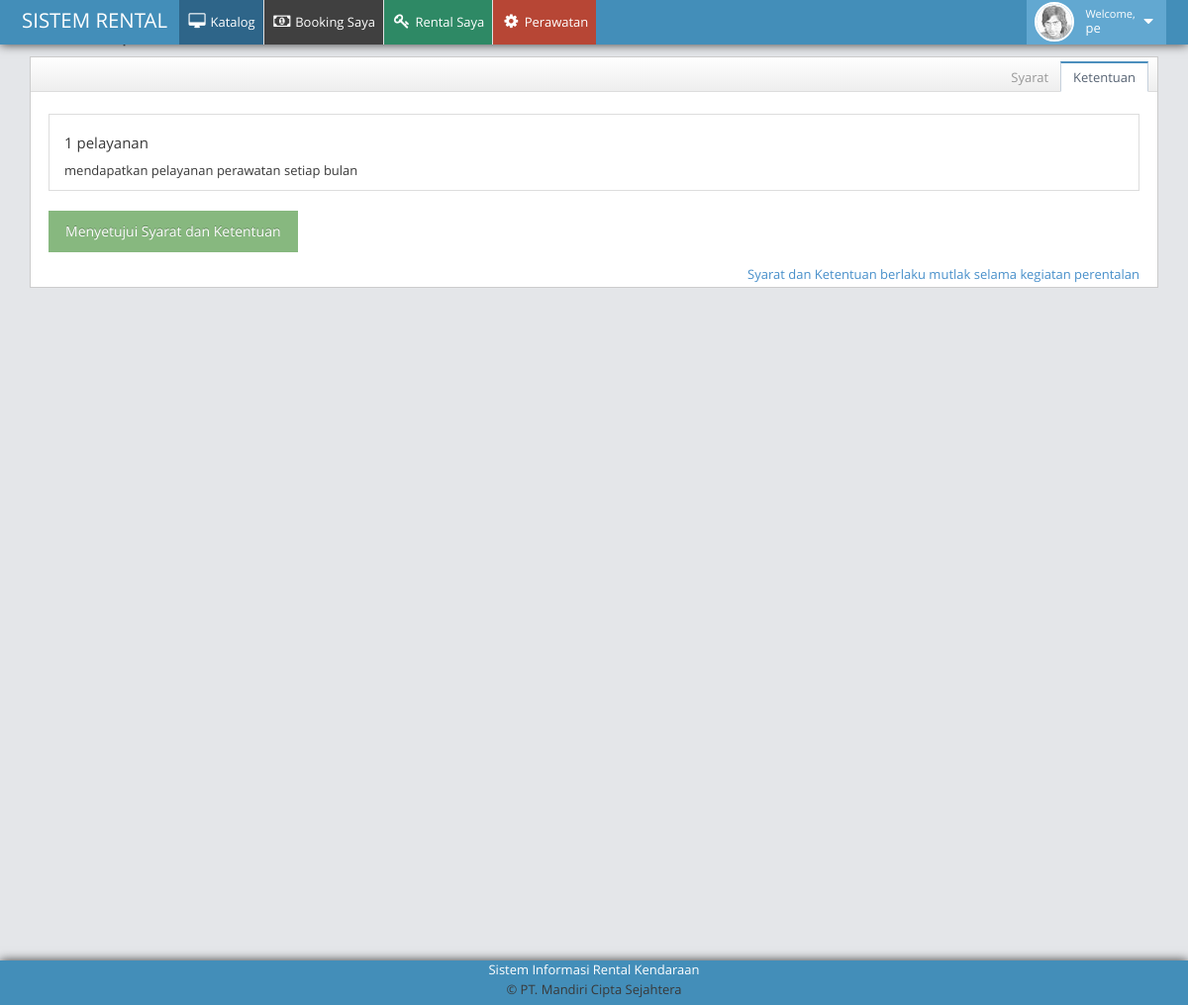
The app's page /?user=newrental (signed in) with its own data.
### tables this page shows
CREATE TABLE `pengguna` (
  `username` varchar(100) NOT NULL,
  `password` varchar(100) DEFAULT NULL,
  `hak_akses` enum('administrator','manager','pelanggan') DEFAULT NULL,
  `foto` varchar(255) DEFAULT NULL,
  `created_at` timestamp NOT NULL DEFAULT CURRENT_TIMESTAMP,
  `updated_at` timestamp NOT NULL DEFAULT CURRENT_TIMESTAMP ON UPDATE CURRENT_TIMESTAMP
);

CREATE TABLE `ketentuan` (
  `no_ketentuan` int(100) NOT NULL,
  `nama_ketentuan` varchar(100) DEFAULT NULL,
  `jenis_ketentuan` enum('perentalan','perpanjangan') DEFAULT NULL,
  `rincian_ketentuan` varchar(255) DEFAULT NULL,
  `created_at` timestamp NOT NULL DEFAULT CURRENT_TIMESTAMP,
  `updated_at` timestamp NOT NULL DEFAULT CURRENT_TIMESTAMP ON UPDATE CURRENT_TIMESTAMP
);

### config/conn.php (called while the page is built, shortened)
<?php
$Pengguna = 'select * from pengguna ';
$Ketentuan = 'select * from ketentuan ';
?>

### config/user.php (called while the page is built)
<?php
  include 'conn.php';
  $user = $_SESSION['SES_rentalkendaraan'];
  $sql = $Pengguna."where username = '$user' " ;
  $query = mysqli_query($conn,$sql);
  $r = mysqli_fetch_array($query);
  $hak_akses = $r['hak_akses'];
  $username = $r['username'];
 ?>

### pages/pelanggan/newrental.php (the view, shortened to what this page needs)
<div class="container">
	<div class="row">
		<div class="col-sm-12 widget-container-col ui-sortable" id="widget-container-col-10">
			<div class="widget-box ui-sortable-handle" id="widget-box-10">
				<div class="widget-header widget-header-small">
					<div class="widget-toolbar no-border">
						<ul class="nav nav-tabs" id="myTab">
							<li class="">
								<a data-toggle="tab" href="#home" aria-expanded="false">Syarat</a>
							</li>
							<li class="active">
								<a data-toggle="tab" href="#profile" aria-expanded="true">Ketentuan</a>
							</li>
						</ul>
					</div>
				</div>
				<div class="widget-body">
					<div class="widget-main padding-6">
						<div class="tab-content">
							<div id="profile" class="tab-pane active">
								<?php
									$sql = $Ketentuan." where jenis_ketentuan = 'perentalan' order by no_ketentuan";
									$execute = mysqli_query($conn,$sql);
									$i=1;
								?>
								<?php if ($execute): ?>
									<?php foreach ($execute as $r ): ?>
										<ul class="list-group">
											<li class="list-group-item">
												<h5>
													<?= $i++ ?>
													<?= $r['nama_ketentuan']?>
												</h5>
												<?= $r['rincian_ketentuan']?>
											</li>
										</ul>
									<?php endforeach; ?>
								<?php endif; ?>
							</div>
							<form class="" action="?user=newrentaltrue" method="post">
								<button type="submit" name="all" class="btn btn-success">
									Menyetujui Syarat dan Ketentuan
								</button>
							</form>
							<span class="blue pull-right">
								Syarat dan Ketentuan  berlaku mutlak selama kegiatan perentalan
							</span>
						</div>
					</div>
				</div>
			</div>
		</div>
	</div>
</div>

### pages/navbar.php (shortened to what this page needs)
<?php if (isset($_SESSION['SES_rentalkendaraan'])): ?>
<div id="navbar" class="navbar navbar-fixed-top ace-save-state box-shadow">
    <div class="navbar-container ace-save-state" id="navbar-container">
        <div class="navbar-header pull-left">
            <a href="index.html" class="navbar-brand">
                <small>
                  SISTEM RENTAL
               </small>
            </a>
        </div>
        <div class="collapse navbar-collapse" id="myNavbar">
          <?php include 'config/user.php'; ?>
          <ul class="nav ace-nav pull-right">
              <li class="light-blue dropdown-modal">
                  <a data-toggle="dropdown" href="#" class="dropdown-toggle">
                      <img class="nav-user-photo" src="assets/images/avatars/user.jpg" alt="Jason's Photo" />
                      <span class="user-info">
                         <small>Welcome,</small>
                         <?php echo $username ?>
                      </span>
                      <i class="ace-icon fa fa-caret-down"></i>
                  </a>
              </li>
          </ul>
            <?php if ($hak_akses == 'administrator') : ?>
              <ul class="nav ace-nav">
                  <li class="active"><a href="?user=admin_dashboard">Home</a></li>
                  <li class="green">
                      <a href="?user=pengguna" aria-expanded="true">
                          <i class="ace-icon fa fa-user"></i> Pengguna
                      </a>
                  </li>
              </ul>
            <?php elseif($hak_akses == 'pelanggan') : ?>
              <ul class="nav ace-nav">
                  <li class="active"><a href="?user=pelanggan_dashboard&all"><i class="ace-icon fa fa-desktop"></i> Katalog</a></li>
                  <li class="dark">
                      <a href="?user=rental_saya&booking" aria-expanded="true">
                          <i class="ace-icon fa fa-money"></i> Booking Saya
                      </a>
                  </li>
                  <li class="green">
                      <a href="?user=rental_saya&rental" aria-expanded="true">
                          <i class="ace-icon fa fa-key"></i> Rental Saya
                      </a>
                  </li>
                  <li class="red">
                      <a href="?user=perawatan_saya" aria-expanded="true">
                          <i class="ace-icon fa fa-cog"></i> Perawatan
                      </a>
                  </li>
              </ul>
            <?php endif; ?>
        </div>
    </div>
</div>
<h3>navbar fixtop</h3>
<?php endif; ?>

### index.php (style rules this page uses)
.box-shadow { box-shadow: 0px 0px 10px; }

### records on screen
pengguna: username "pe"
ketentuan: nama_ketentuan "pelayanan", rincian_ketentuan "mendapatkan pelayanan perawatan setiap bulan"
